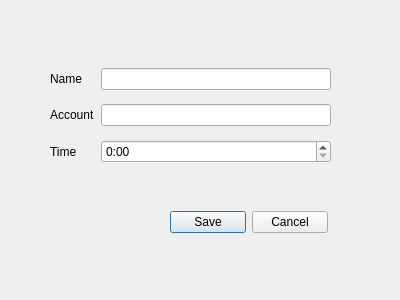
<?xml version="1.0" encoding="UTF-8"?>
<ui version="4.0">
 <class>adduser</class>
 <widget class="QDialog" name="adduser">
  <property name="geometry">
   <rect>
    <x>0</x>
    <y>0</y>
    <width>400</width>
    <height>300</height>
   </rect>
  </property>
  <property name="windowTitle">
   <string>Dialog</string>
  </property>
  <widget class="QWidget" name="layoutWidget">
   <property name="geometry">
    <rect>
     <x>50</x>
     <y>60</y>
     <width>281</width>
     <height>111</height>
    </rect>
   </property>
   <layout class="QGridLayout" name="gridLayout">
    <item row="0" column="0">
     <widget class="QLabel" name="label">
      <property name="text">
       <string>Name</string>
      </property>
     </widget>
    </item>
    <item row="0" column="1">
     <widget class="QLineEdit" name="nameline"/>
    </item>
    <item row="1" column="0">
     <widget class="QLabel" name="label_2">
      <property name="text">
       <string>Account</string>
      </property>
     </widget>
    </item>
    <item row="1" column="1">
     <widget class="QLineEdit" name="accountline"/>
    </item>
    <item row="2" column="0">
     <widget class="QLabel" name="label_3">
      <property name="text">
       <string>Time</string>
      </property>
     </widget>
    </item>
    <item row="2" column="1">
     <widget class="QTimeEdit" name="timeEdit">
      <property name="currentSection">
       <enum>QDateTimeEdit::HourSection</enum>
      </property>
      <property name="displayFormat">
       <string>h:mm </string>
      </property>
      <property name="timeSpec">
       <enum>Qt::LocalTime</enum>
      </property>
     </widget>
    </item>
   </layout>
  </widget>
  <widget class="QWidget" name="layoutWidget">
   <property name="geometry">
    <rect>
     <x>170</x>
     <y>210</y>
     <width>158</width>
     <height>25</height>
    </rect>
   </property>
   <layout class="QHBoxLayout" name="horizontalLayout">
    <item>
     <widget class="QPushButton" name="saveButton">
      <property name="text">
       <string>Save</string>
      </property>
     </widget>
    </item>
    <item>
     <widget class="QPushButton" name="cancelButton">
      <property name="text">
       <string>Cancel</string>
      </property>
     </widget>
    </item>
   </layout>
  </widget>
 </widget>
 <resources/>
 <connections>
  <connection>
   <sender>cancelButton</sender>
   <signal>clicked()</signal>
   <receiver>adduser</receiver>
   <slot>close()</slot>
   <hints>
    <hint type="sourcelabel">
     <x>305</x>
     <y>227</y>
    </hint>
    <hint type="destinationlabel">
     <x>348</x>
     <y>254</y>
    </hint>
   </hints>
  </connection>
 </connections>
</ui>
